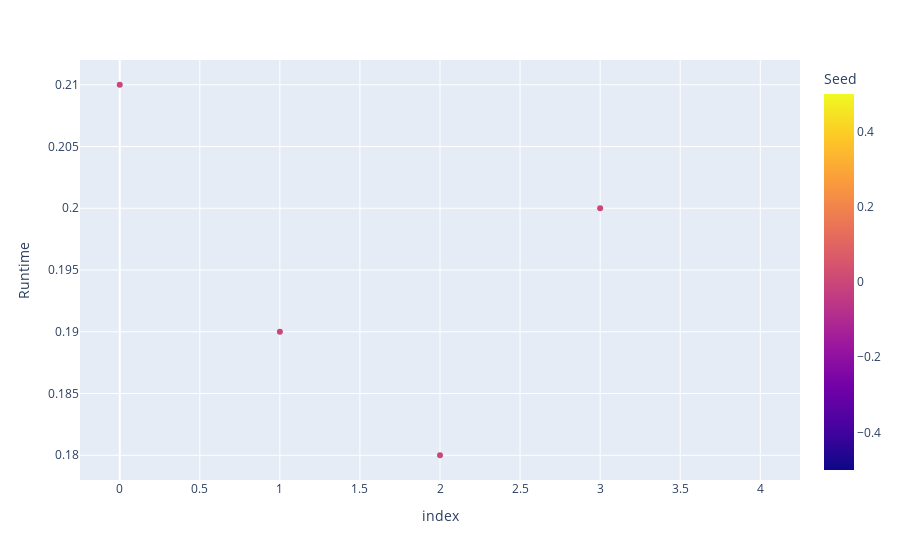
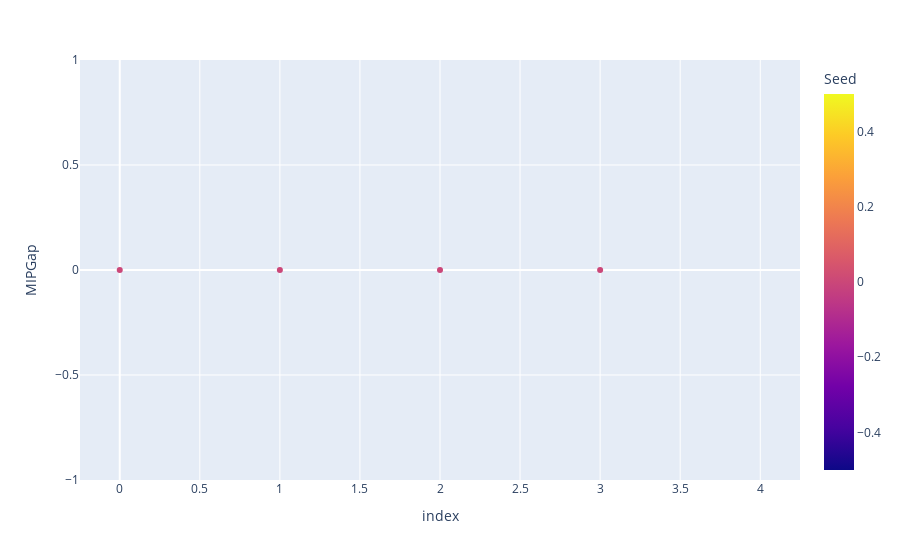

The code cell stored with these charts, in order, in its notebook:
### Code cell
glt.plot(results.summary())

### Figure 1 — Plotly figure (JSON) as saved in the notebook; plotly's stock layout.template omitted (floating-point values rounded to 4 significant figures)
{"data": [{"hovertemplate": "index=%{x}<br>Runtime=%{y}<br>Seed=%{marker.color}<extra></extra>", "legendgroup": "", "marker": {"color": [0, 0, 0, 0, 0], "coloraxis": "coloraxis", "symbol": "circle"}, "mode": "markers", "name": "", "orientation": "v", "showlegend": false, "type": "scatter", "x": [0, 1, 2, 3, 4], "xaxis": "x", "y": [0.21, 0.19, 0.18, 0.2, null], "yaxis": "y"}], "layout": {"coloraxis": {"colorbar": {"title": {"text": "Seed"}}, "colorscale": [[0, "#0d0887"], [0.1111, "#46039f"], [0.2222, "#7201a8"], [0.3333, "#9c179e"], [0.4444, "#bd3786"], [0.5556, "#d8576b"], [0.6667, "#ed7953"], [0.7778, "#fb9f3a"], [0.8889, "#fdca26"], [1, "#f0f921"]]}, "legend": {"tracegroupgap": 0}, "margin": {"t": 60}, "xaxis": {"anchor": "y", "domain": [0, 1], "title": {"text": "index"}}, "yaxis": {"anchor": "x", "domain": [0, 1], "title": {"text": "Runtime"}}}}

### Figure 2 — Plotly figure (JSON) as saved in the notebook; plotly's stock layout.template omitted (floating-point values rounded to 4 significant figures)
{"data": [{"hovertemplate": "index=%{x}<br>MIPGap=%{y}<br>Seed=%{marker.color}<extra></extra>", "legendgroup": "", "marker": {"color": [0, 0, 0, 0, 0], "coloraxis": "coloraxis", "symbol": "circle"}, "mode": "markers", "name": "", "orientation": "v", "showlegend": false, "type": "scatter", "x": [0, 1, 2, 3, 4], "xaxis": "x", "y": [0, 0, 0, 0, null], "yaxis": "y"}], "layout": {"coloraxis": {"colorbar": {"title": {"text": "Seed"}}, "colorscale": [[0, "#0d0887"], [0.1111, "#46039f"], [0.2222, "#7201a8"], [0.3333, "#9c179e"], [0.4444, "#bd3786"], [0.5556, "#d8576b"], [0.6667, "#ed7953"], [0.7778, "#fb9f3a"], [0.8889, "#fdca26"], [1, "#f0f921"]]}, "legend": {"tracegroupgap": 0}, "margin": {"t": 60}, "xaxis": {"anchor": "y", "domain": [0, 1], "title": {"text": "index"}}, "yaxis": {"anchor": "x", "domain": [0, 1], "title": {"text": "MIPGap"}}}}
